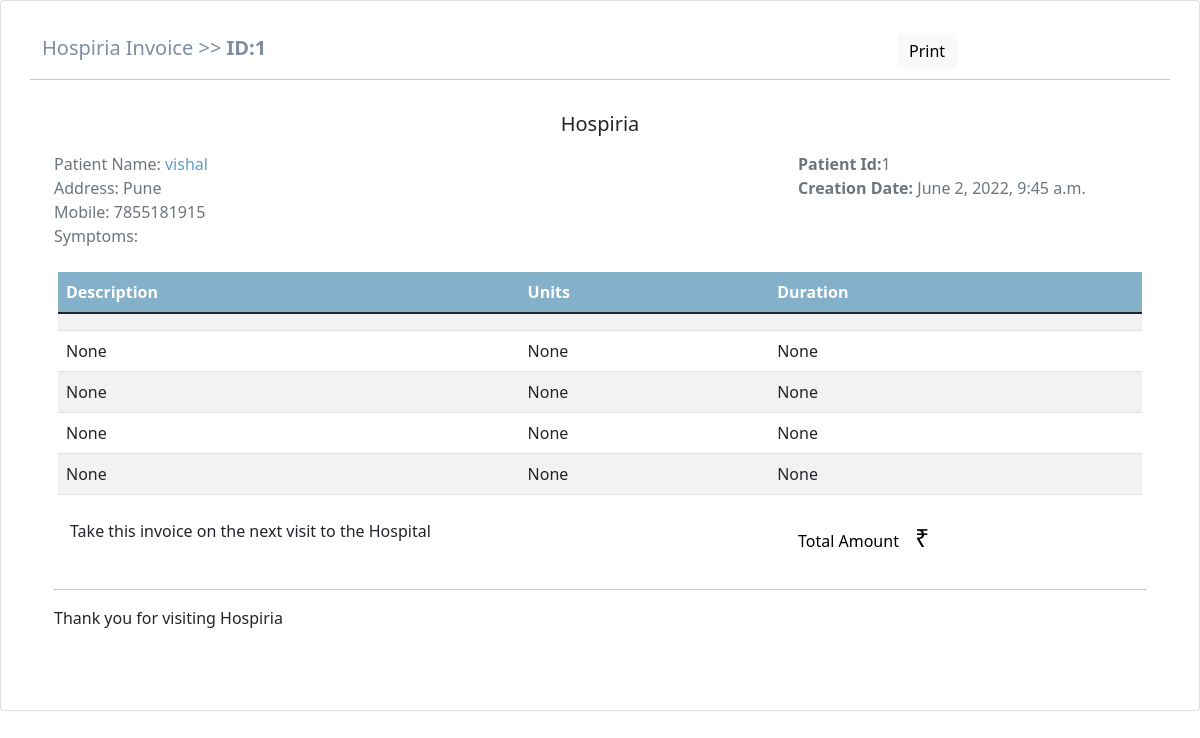
/view/1/ (signed in), run on the app's committed database.
### hospital_management/models.py (models this page shows)
class PatientInfoNew(models.Model):
    Patient_name= models.CharField(max_length=100)
    age=models.IntegerField(null=False)
    mobile=models.CharField(max_length=10,blank=True)
    email=models.EmailField(max_length=250,null=True,blank=True,unique=True)
    gender=models.CharField(max_length=10)
    address=models.TextField(max_length=250,blank=True)
    complaint = models.TextField(max_length=250,blank=True)
    pulse=models.CharField(max_length = 3,blank=True)
    bp=models.CharField(max_length=3,blank=True)
    bsl=models.CharField(max_length=3,blank=True)
    temprature=models.CharField(max_length=3,blank=True)
    general_exam = models.CharField(max_length=250,blank=True)
    medicine_type1 = models.CharField(max_length=100,blank=True)
    medicine_name1 = models.CharField(max_length=100,blank=True)
    medicine_units1 = models.CharField(max_length =3,blank=True)
    medicine_detail1 = models.CharField(max_length=50,blank=True)
    medicine_type2 = models.CharField(max_length=100,blank=True,null=True)
    medicine_name2 = models.CharField(max_length=100,blank=True,null=True)
    medicine_units2 = models.CharField(max_length =3,blank=True,null=True)
    medicine_detail2 = models.CharField(max_length=50,blank=True,null=True)
    medicine_type3 = models.CharField(max_length=100,blank=True,null=True)
    medicine_name3 = models.CharField(max_length=100,blank=True,null=True)
    medicine_units3 = models.CharField(max_length =3,blank=True,null=True)
    medicin_detail3 = models.CharField(max_length=50,blank=True,null=True)
    medicine_type4 = models.CharField(max_length=100,blank=True,null=True)
    medicine_name4 = models.CharField(max_length=100,blank=True,null=True)
    medicine_units4 = models.CharField(max_length =3,blank=True,null=True)
    medicine_detail4 = models.CharField(max_length=50,blank=True,null=True)
    medicine_type5 = models.CharField(max_length=100,blank=True,null=True)
    medicine_name5 = models.CharField(max_length=100,blank=True,null=True)
    medicine_units5 = models.CharField(max_length =3,blank=True,null=True)
    medicine_detail5 = models.CharField(max_length=50,blank=True,null=True)
    other_information = models.TextField(max_length=200,blank=True)
    total_bill = models.CharField(max_length = 5,blank=True)
    added_on = models.DateTimeField(auto_now_add=True,null=True)
    updated_at = models.DateTimeField(auto_now=True)

### hospital_management/views.py (the view)
# urls.py: path('view/<int:id>/',views.view,name='view'),
def view(request,id):
    email = request.session['email']
    if email is not None:
        viewlist = PatientInfoNew.objects.get(id=id)
        return render(request,'pdf_invoice.html',{'title':'patient view','patient':viewlist})
    else:
        return render(request,'patientrecord.html',{'title':'patient list'})

### hospital_management/templates/pdf_invoice.html (shortened to what this page needs)
{% load static %}
<!doctype html>
<html lang="en">
<head>
  <link rel="stylesheet" href="./assets/css/bootstrap.min.css">
  <link href="https://cdn.jsdelivr.net/npm/bootstrap-icons@1.5.0/font/bootstrap-icons.css" rel="stylesheet" />
  <link rel="stylesheet" href="{% static 'bootstrap.min.css' %}">
</head>
<body>
<div class="card">
	<div class="card-body">
	  <div class="container mb-5 mt-3">
		<div class="row d-flex align-items-baseline">
		  <div class="col-xl-9">
			<p style="color: #7e8d9f;font-size: 20px;">Hospiria Invoice >> <strong>ID:{{patient.id}}</strong></p>
		  </div>
		  <div class="col-xl-3 float-end">
			<a class="btn btn-light text-capitalize border-0" data-mdb-ripple-color="dark" href="{% url 'render_pdf' patient.id %}"> Print</a>
		  </div>
		  <hr>
		</div>
		<div class="container">
		  <div class="col-md-12">
			<div class="text-center">
			  <p class="pt-0"><h5>Hospiria</h5></p>
			</div>
		  </div>
		  <div class="row">
			<div class="col-xl-8">
			  <ul class="list-unstyled">
				<li class="text-muted">Patient Name: <span style="color:#5d9fc5 ;">{{patient.Patient_name}}</span></li>
				<li class="text-muted">Address: {{patient.address}}</li>
				<li class="text-muted">Mobile: {{patient.mobile}}</li>
				<li class="text-muted">Symptoms: {{patient.complaint}}</li>
			  </ul>
			</div>
			<div class="col-xl-4">
			  <ul class="list-unstyled">
					<li class="text-muted"> <span
						class="fw-bold">Patient Id:</span>{{patient.id}}</li>
				<li class="text-muted"> <span
					class="fw-bold">Creation Date: </span>{{patient.updated_at}}</li>
			  </ul>
			</div>
		  </div>
		  <div class="row my-2 mx-1 justify-content-center">
			<table class="table table-striped table-border">
			  <thead style="background-color:#84B0CA ;" class="text-white">
				<tr>
				  <th scope="col">Description</th>
				  <th scope="col">Units</th>
				  <th scope="col">Duration</th>
				</tr>
			  </thead>
			  <tbody>
				<tr>
				  <td>{{patient.medicine_name1}}</td>
				  <td>{{patient.medicine_units1}}</td>
				  <td>{{patient.medicine_detail1}}</td>
				</tr>
				<tr>
				  <td>{{patient.medicine_name2}}</td>
				  <td>{{patient.medicine_units2}}</td>
				  <td>{{patient.medicine_detail2}}</td>
				</tr>
				<tr>
				  <td>{{patient.medicine_name3}}</td>
				  <td>{{patient.medicine_units3}}</td>
				  <td>{{patient.medicin_detail3}}</td>
				</tr>
				<tr>
					<td>{{patient.medicine_name4}}</td>
					<td>{{patient.medicine_units4}}</td>
					<td>{{patient.medicine_detail4}}</td>
				  </tr>
				  <tr>
					<td>{{patient.medicine_name5}}</td>
					<td>{{patient.medicine_units5}}</td>
					<td>{{patient.medicine_detail5}}</td>
				  </tr>
			  </tbody>
			</table>
		  </div>
		  <div class="row">
			<div class="col-xl-8">
			  <p class="ms-3">Take this invoice on the next visit to the Hospital</p>
			</div>
			<div class="col-xl-3">
			  <p class="text-black float-start"><span class="text-black me-3"> Total Amount</span><span
				  style="font-size: 25px;">₹{{patient.total_bill}}</span></p>
			</div>
		  </div>
		  <hr>
		  <div class="row">
			<div class="col-xl-10">
			  <p>Thank you for visiting Hospiria</p>
			</div>
		  </div>
		</div>
	  </div>
	</div>
  </div>
  </body>

### data on the page
PatientInfoNew: id "1", Patient_name "vishal", address "Pune", mobile "7855181915", updated_at "June 2, 2022, 9:45 a.m.", medicine_name2 "None", medicine_units2 "None", medicine_detail2 "None", medicine_name3 "None", medicine_units3 "None", medicin_detail3 "None", medicine_name4 "None", medicine_units4 "None", medicine_detail4 "None", medicine_name5 "None", medicine_units5 "None", medicine_detail5 "None"
